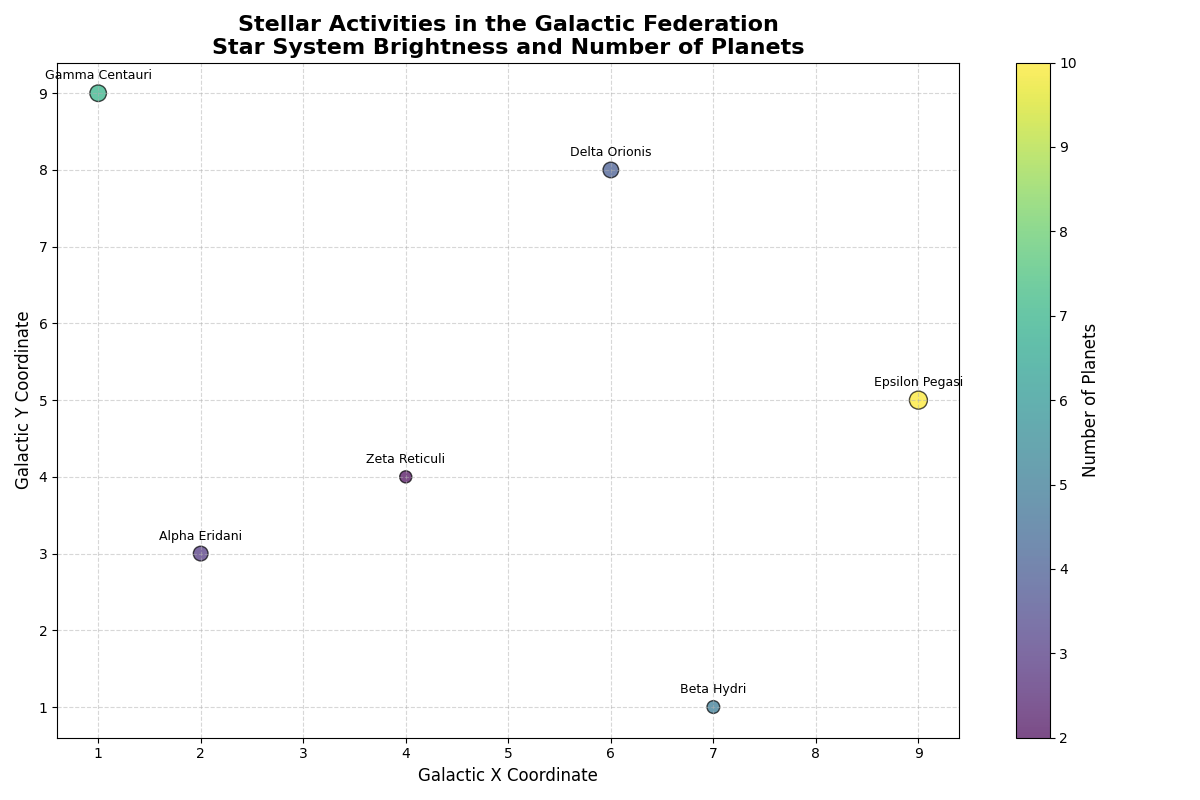

Here is the Python script that generated this plot:
import matplotlib.pyplot as plt
import numpy as np

# Backstory: The Galactic Federation's Observation Committee has been tracking stellar activities across different sectors of the galaxy.
# Each point represents a star system with specific coordinates, brightness (luminosity), and number of planets. 

# Define star systems with coordinates (x, y), brightness (in arbitrary units), and number of planets
star_systems = [
    [2, 3, 5.6, 3],   # Alpha Eridani
    [7, 1, 4.2, 5],    # Beta Hydri
    [1, 9, 7.1, 7],    # Gamma Centauri
    [6, 8, 6.3, 4],    # Delta Orionis
    [9, 5, 8.4, 10],    # Epsilon Pegasi
    [4, 4, 3.8, 2]     # Zeta Reticuli
]

# Extract individual lists
x_coords = [data[0] for data in star_systems]
y_coords = [data[1] for data in star_systems]
brightness = [data[2] for data in star_systems]
num_planets = [data[3] for data in star_systems]

# Define names for each star system
star_names = ['Alpha Eridani', 'Beta Hydri', 'Gamma Centauri', 'Delta Orionis', 'Epsilon Pegasi', 'Zeta Reticuli']

# Create scatter plot
fig, ax = plt.subplots(figsize=(12, 8))

# Scatter plot with customized markers size and color based on brightness and number of planets
scatter = ax.scatter(x_coords, y_coords, s=[b*20 for b in brightness], c=num_planets, cmap='viridis', alpha=0.7, edgecolors='black')

# Annotate each point with star system name
for i, name in enumerate(star_names):
    ax.annotate(name, (x_coords[i], y_coords[i]), textcoords="offset points", xytext=(0,10), ha='center', fontsize=9)

# Adding color bar for the number of planets
cbar = plt.colorbar(scatter, ax=ax)
cbar.set_label('Number of Planets', fontsize=12)

# Titles and labels
plt.title("Stellar Activities in the Galactic Federation\nStar System Brightness and Number of Planets", fontsize=16, fontweight='bold')
plt.xlabel("Galactic X Coordinate", fontsize=12)
plt.ylabel("Galactic Y Coordinate", fontsize=12)

# Grid
ax.grid(True, linestyle='--', alpha=0.5)

# Automatically adjust layout to prevent overlap
plt.tight_layout()

# Show plot
plt.show()
